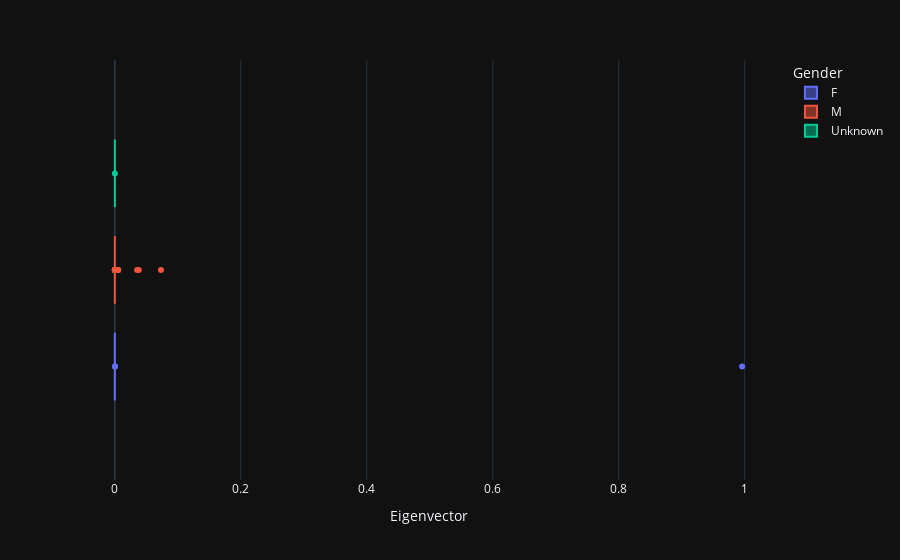

Write notebook code for a chart like this one.
### Code cell
fig = px.box(df, x="Eigenvector", color="Gender", notched=True, template = 'plotly_dark')
fig.show()

### Figure 1 — Plotly figure (JSON) as saved in the notebook; plotly's stock layout.template omitted (floating-point values rounded to 4 significant figures; data arrays with more than 128 entries replaced by an {"elided": "..."} marker saying what was removed)
{"data": [{"alignmentgroup": "True", "hovertemplate": "Gender=F<br>Eigenvector=%{x}<extra></extra>", "legendgroup": "F", "marker": {"color": "#636efa"}, "name": "F", "notched": true, "offsetgroup": "F", "orientation": "h", "showlegend": true, "type": "box", "x": {"elided": "146 float values"}, "x0": " ", "xaxis": "x", "y0": " ", "yaxis": "y"}, {"alignmentgroup": "True", "hovertemplate": "Gender=M<br>Eigenvector=%{x}<extra></extra>", "legendgroup": "M", "marker": {"color": "#EF553B"}, "name": "M", "notched": true, "offsetgroup": "M", "orientation": "h", "showlegend": true, "type": "box", "x": {"elided": "176 float values"}, "x0": " ", "xaxis": "x", "y0": " ", "yaxis": "y"}, {"alignmentgroup": "True", "hovertemplate": "Gender=Unknown<br>Eigenvector=%{x}<extra></extra>", "legendgroup": "Unknown", "marker": {"color": "#00cc96"}, "name": "Unknown", "notched": true, "offsetgroup": "Unknown", "orientation": "h", "showlegend": true, "type": "box", "x": [6.174e-103, 8.985e-98, 5.047e-71, 2.153e-49, 9.051e-98, 4.193e-68, 5.443e-27], "x0": " ", "xaxis": "x", "y0": " ", "yaxis": "y"}], "layout": {"autosize": true, "boxmode": "group", "legend": {"title": {"text": "Gender"}, "tracegroupgap": 0}, "margin": {"t": 60}, "xaxis": {"anchor": "y", "autorange": true, "domain": [0, 1], "range": [-0.05533, 1.051], "title": {"text": "Eigenvector"}, "type": "linear"}, "yaxis": {"anchor": "x", "autorange": true, "domain": [0, 1], "range": [-0.514, 0.514], "type": "category"}}}
